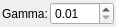
<?xml version="1.0" encoding="UTF-8"?>
<ui version="4.0">
 <class>GammaTransformWidget</class>
 <widget class="QWidget" name="GammaTransformWidget">
  <property name="geometry">
   <rect>
    <x>0</x>
    <y>0</y>
    <width>100</width>
    <height>24</height>
   </rect>
  </property>
  <property name="windowTitle">
   <string>Form</string>
  </property>
  <layout class="QHBoxLayout" name="horizontalLayout">
   <property name="spacing">
    <number>2</number>
   </property>
   <property name="leftMargin">
    <number>2</number>
   </property>
   <property name="topMargin">
    <number>2</number>
   </property>
   <property name="rightMargin">
    <number>2</number>
   </property>
   <property name="bottomMargin">
    <number>2</number>
   </property>
   <item>
    <widget class="QLabel" name="label">
     <property name="text">
      <string>Gamma:</string>
     </property>
    </widget>
   </item>
   <item>
    <widget class="QDoubleSpinBox" name="doubleSpinBox">
     <property name="decimals">
      <number>2</number>
     </property>
     <property name="minimum">
      <double>0.010000000000000</double>
     </property>
     <property name="maximum">
      <double>100.000000000000000</double>
     </property>
    </widget>
   </item>
  </layout>
 </widget>
 <resources/>
 <connections/>
</ui>
